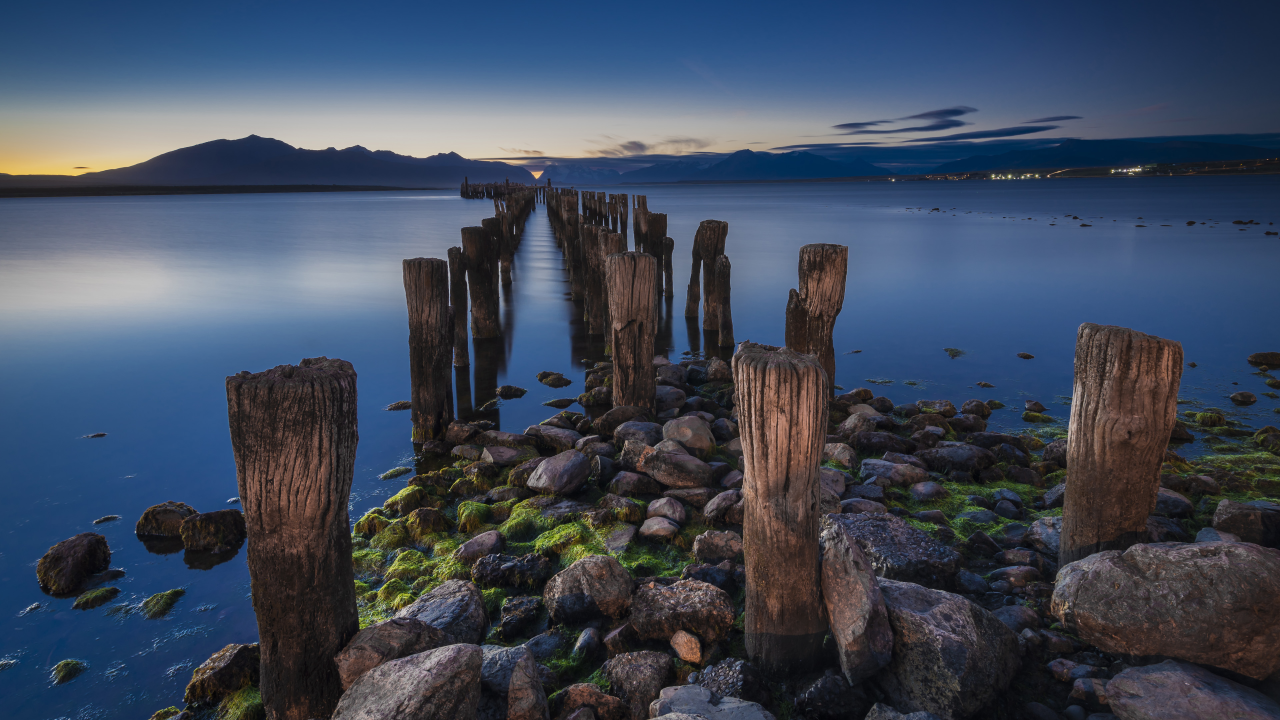
#> input picture dataset/test.jpg, 3840 x 2160 px (shown at 1/3 size); its folder holds only this picture in this run
$ python -i matcher.py   (imports and definitions only)
#> lines starting #> are read from the running program, lines starting #| are printed output that depends on the picture
"""Shared core: feature extraction (with pickle cache), matching, RANSAC, visualization.

Everything else (search, scanner, evaluate, app) imports from here.
Supports two detectors: "orb" (default) and "akaze" (for the comparison).
"""

import hashlib
import os
import pickle

import cv2
import numpy as np

IMG_EXT = (".jpg", ".jpeg", ".png", ".bmp", ".webp")    #image formats recognised
CACHE_DIR = "cache"     #where previously extracted features are stored
DUP_THR, SIM_THR = 40, 15   #thresholds for duplicate and similar images


# [6 lines left out: function list_images, not called in this run]


#loading an image and converting it to grayscale, resizing if necessary
def load_gray(path, max_side=1000):
    """Read an image, shrink it if huge, return (color, gray)."""
#> called with path = '../dataset/test.jpg', max_side = 1000
    img = cv2.imread(path)
#> img is the input picture: shape (2160, 3840, 3); mean B, G, R 91.6, 73.8, 63.2
    if img is None:
        raise FileNotFoundError(f"Cannot read image: {path}")
    h, w = img.shape[:2]    #getting image dimensions
#> h = 2160; w = 3840
    scale = max_side / max(h, w)    #calculating resize factor
#> scale = 0.26
    if scale < 1:
        img = cv2.resize(img, None, fx=scale, fy=scale, interpolation=cv2.INTER_AREA)
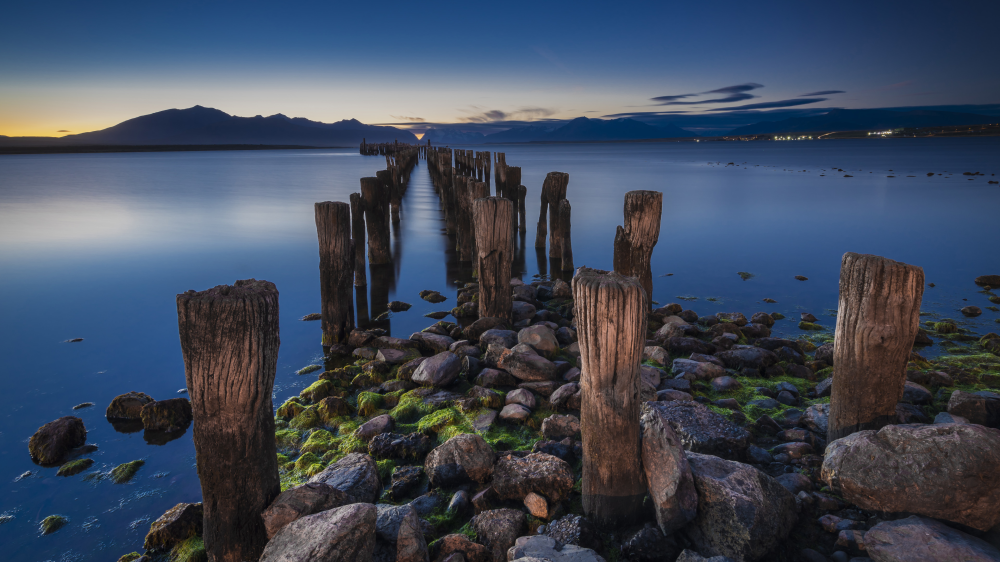
#> img: shape (562, 1000, 3); mean B, G, R 91.6, 73.8, 63.3
    return img, cv2.cvtColor(img, cv2.COLOR_BGR2GRAY)


def make_detector(method="orb"): #default method is ORB, but can also use AKAZE if specified
    if method == "akaze":
        if not hasattr(cv2, "AKAZE_create"):
            raise RuntimeError("AKAZE is not available in this OpenCV build "
                               "(use: pip install opencv-python==4.10.0.84)")
        return cv2.AKAZE_create()
    return cv2.ORB_create(nfeatures=1500)


def _pack(kp, des, shape):
    pts = np.float32([k.pt for k in kp]) if len(kp) else np.zeros((0, 2), np.float32)   #extracting coordinates of keypoints
    return {"pts": pts, "des": des, "shape": shape, "n": len(pts)}


def extract(path, method="orb", use_cache=True):    #generates cache key
    """Keypoint coordinates + descriptors for one image, cached on disk."""
    key = hashlib.md5(
        f"{os.path.abspath(path)}|{os.path.getmtime(path)}|{method}".encode()
    ).hexdigest()
    cache_path = os.path.join(CACHE_DIR, key + ".pkl")  #checking if cache exists for the image and method
    if use_cache and os.path.exists(cache_path):
        with open(cache_path, "rb") as f:
            return pickle.load(f)

    _, gray = load_gray(path)   #extracting features if no cache exists
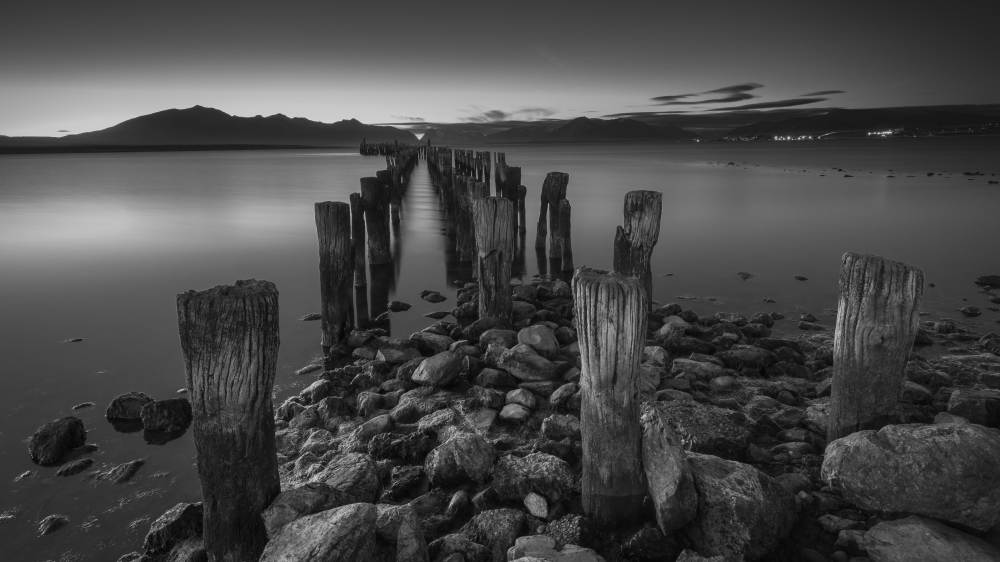
#> gray: shape (562, 1000); min 4, max 217, mean 72.7
    kp, des = make_detector(method).detectAndCompute(gray, None)
#> kp = 1500 keypoints; strongest (x, y, size): (419, 137, 37.2), (419, 138, 31), (788, 137, 31), (417, 135, 31)
    feat = _pack(kp, des, gray.shape)
#> in _pack, `pts = np.float32([k.pt for k in kp]) if len(kp) else np.zeros((0, 2), ..`: pts = 1500 pairs, first value 40 to 890, second value 104.4 to 528
#> feat = 4 items

    if use_cache:
        os.makedirs(CACHE_DIR, exist_ok=True)   #saving the extracted features to cache for future use
        with open(cache_path, "wb") as f:
            pickle.dump(feat, f)
    return feat


# [76 lines left out: functions match, classify, visualize, not called in this run]

>>> result = extract('../dataset/test.jpg')
#> result = 4 items
